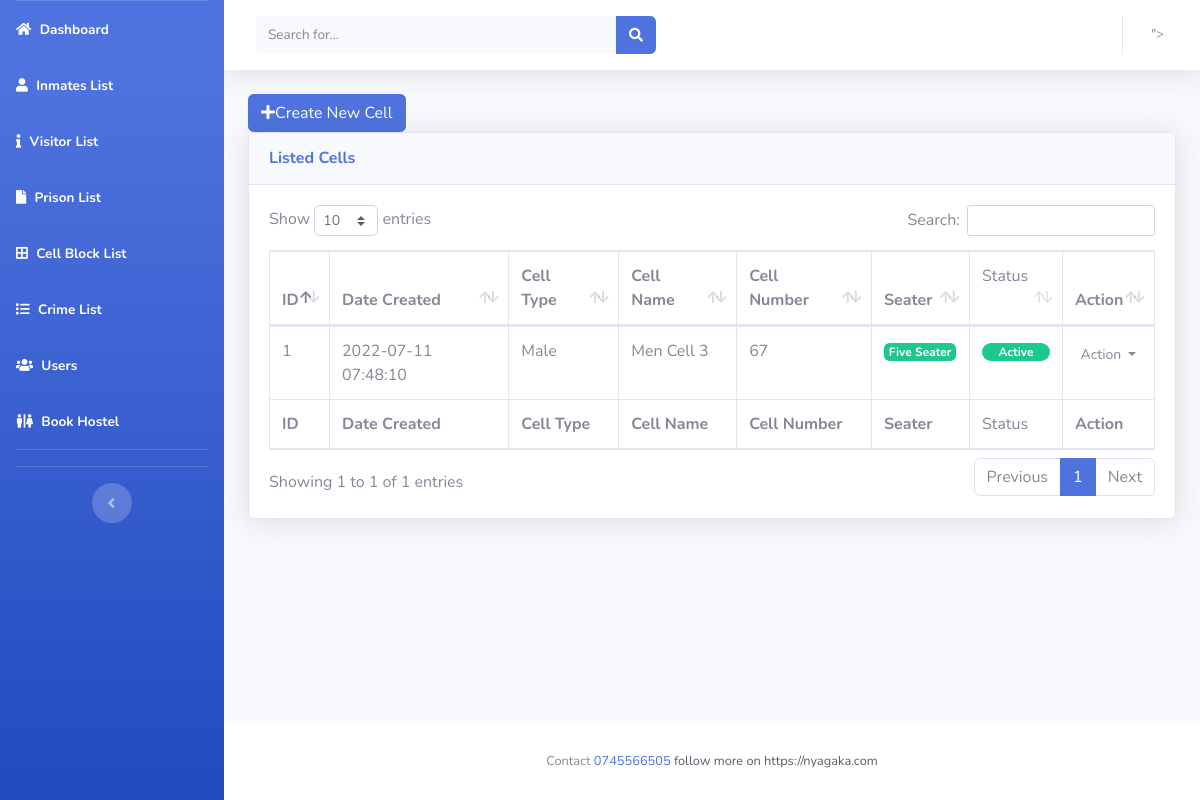
The app's page /admin/manage-cell.php (signed in) with its own data.
### tables this page shows
CREATE TABLE `cells` (
  `id` int(11) NOT NULL,
  `prison_id` int(20) NOT NULL,
  `cell_name` varchar(100) NOT NULL,
  `status` int(11) NOT NULL,
  `date_created` datetime NOT NULL DEFAULT current_timestamp(),
  `cell_type` varchar(10) NOT NULL,
  `cell_number` int(11) NOT NULL,
  `seater` int(11) NOT NULL
);

### admin/manage-cell.php (the view, shortened to what this page needs)
<?php
include('includes/config.php');
if (strlen($_SESSION['alogin']) == 0) {
    header('location: login.php');
}
else {
?>
<!DOCTYPE html>
<html lang="en">
<head>
    <link href="vendor/fontawesome-free/css/all.min.css" rel="stylesheet" type="text/css">
    <link href="css/sb-admin-2.min.css" rel="stylesheet">
    <link href="vendor/datatables/dataTables.bootstrap4.min.css" rel="stylesheet">
</head>
<body id="page-top">
    <div id="wrapper">
        <?php include "includes/sidebar.php"; ?>
        <div id="content-wrapper" class="d-flex flex-column">
            <div id="content">
                <?php include "includes/header.php"; ?>
                <div class="container-fluid">
                    <a href="add-cell.php" id="create_new" align="right" class="btn btn-flat btn-primary"><span class="fas fa-plus"></span>Create New Cell</a>
                    <div class="card shadow mb-4">
                        <div class="card-header py-3">
                           <h6 class="m-0 font-weight-bold text-primary">Listed Cells</h6>
                        </div>
                        <div class="card-body">
                            <div class="table-responsive">
                                <table class="table table-bordered" id="dataTable" width="100%" cellspacing="0">
                                    <thead>
                                    <tr>
                                    <th>ID</th>
                                    <th>Date Created</th>
                                        <th>Cell Type</th>
                                        <th>Cell Name</th>
                                        <th>Cell Number</th>
                                        <th>Seater</th>
                                        <td>Status</td>
                                        <th>Action</th>
                                    </tr>
                                    </thead>
                                    <tfoot>
                                    <tr>
                                    <th>ID</th>
                                    <th>Date Created</th>
                                        <th>Cell Type</th>
                                        <th>Cell Name</th>
                                        <th>Cell Number</th>
                                        <th>Seater</th>
                                        <td>Status</td>
                                        <th>Action</th>
                                    </tr>
                                    </tfoot>
                                    <tbody>
                                    <?php
                                    $sql = "SELECT cells.* FROM cells where  cells.`status`=1";
                                        $query = $dbh->prepare($sql);
                                        $query->execute();
                                        $results = $query->fetchAll(PDO::FETCH_OBJ);
                                        $cnt = 1;
                                        if ($query->rowCount() > 0) {
                                            foreach ($results as $result) {
                                             ?>
                                    <tr>
                                    <td><?php echo htmlentities($cnt); ?></td>
                                    <td><?php echo htmlentities($result->date_created); ?></td>
                                    <td><?php echo htmlentities($result->cell_type); ?></td>
                                    <td><?php echo htmlentities($result->cell_name); ?></td>
                                    <td><?php echo htmlentities($result->cell_number); ?></td>
                                    <td>
                                    <?php if($result->seater == 1): ?>
						 			<span class="badge badge-warning">Single Seater</span>
						 		<?php elseif($result->seater == 2): ?>
						 			<span class="badge badge-info">Two Seater</span>
					 			<?php elseif($result->seater == 3): ?>
						 			<span class="badge badge-primary">Three Seater</span>
					 			<?php elseif($result->seater == 4): ?>
						 			<span class="badge badge-success">Four Seater</span>
                                     <?php elseif($result->seater == 5): ?>
						 			<span class="badge badge-success">Five Seater</span>
						 		<?php endif; ?>
                                </td>
                                    <td class="text-center">
                                <?php if($result->status == 1): ?>
                                    <span class="badge badge-success px-3 rounded-pill">Active</span>
                                <?php else: ?>
                                    <span class="badge badge-danger px-3 rounded-pill">Inactive</span>
                                <?php endif; ?>
                            </td>
                                    <td align="center">
								 <button type="button" class="btn btn-flat p-1 btn-default btn-sm dropdown-toggle dropdown-icon" data-toggle="dropdown">
				                  		Action
				                  </button>
							</td>
                                    </tr>
                                    <?php $cnt = $cnt + 1;
                                            }
                                        } ?>
                                    </tbody>
                                </table>
                            </div>
                        </div>
                    </div>
                </div>
            </div>
            <?php include "includes/footer.php"; ?>
        </div>
    </div>
</body>
</html>
<?php } ?>

### records on screen
cells: date_created "2022-07-11 07:48:10", cell_type "Male", cell_name "Men Cell 3", cell_number "67", seater "Five Seater", status "Active"
